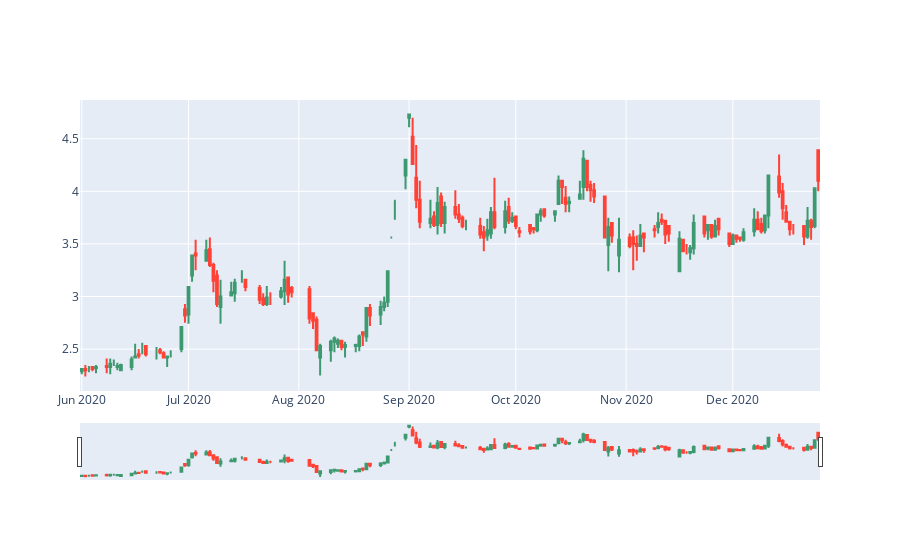

The notebook cell saved with this chart:
### Code cell
fig.show()

### Figure 1 — Plotly figure (JSON) as saved in the notebook; plotly's stock layout.template omitted (floating-point values rounded to 4 significant figures; data arrays with more than 128 entries replaced by an {"elided": "..."} marker saying what was removed)
{"data": [{"close": {"elided": "144 float values"}, "high": {"elided": "144 float values"}, "low": {"elided": "144 float values"}, "open": {"elided": "144 float values"}, "type": "candlestick", "x": {"elided": "144 str values"}}], "layout": {}}
